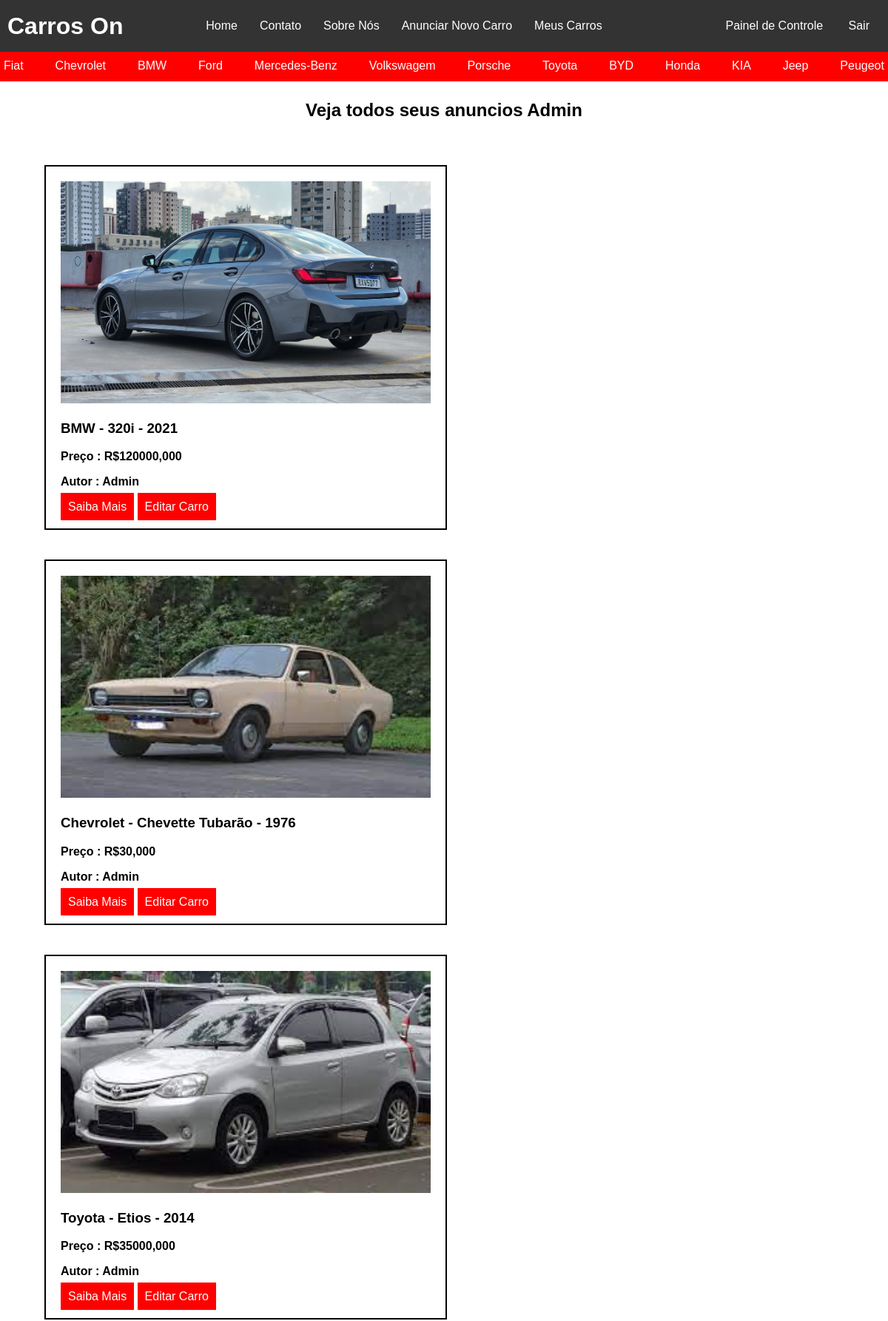
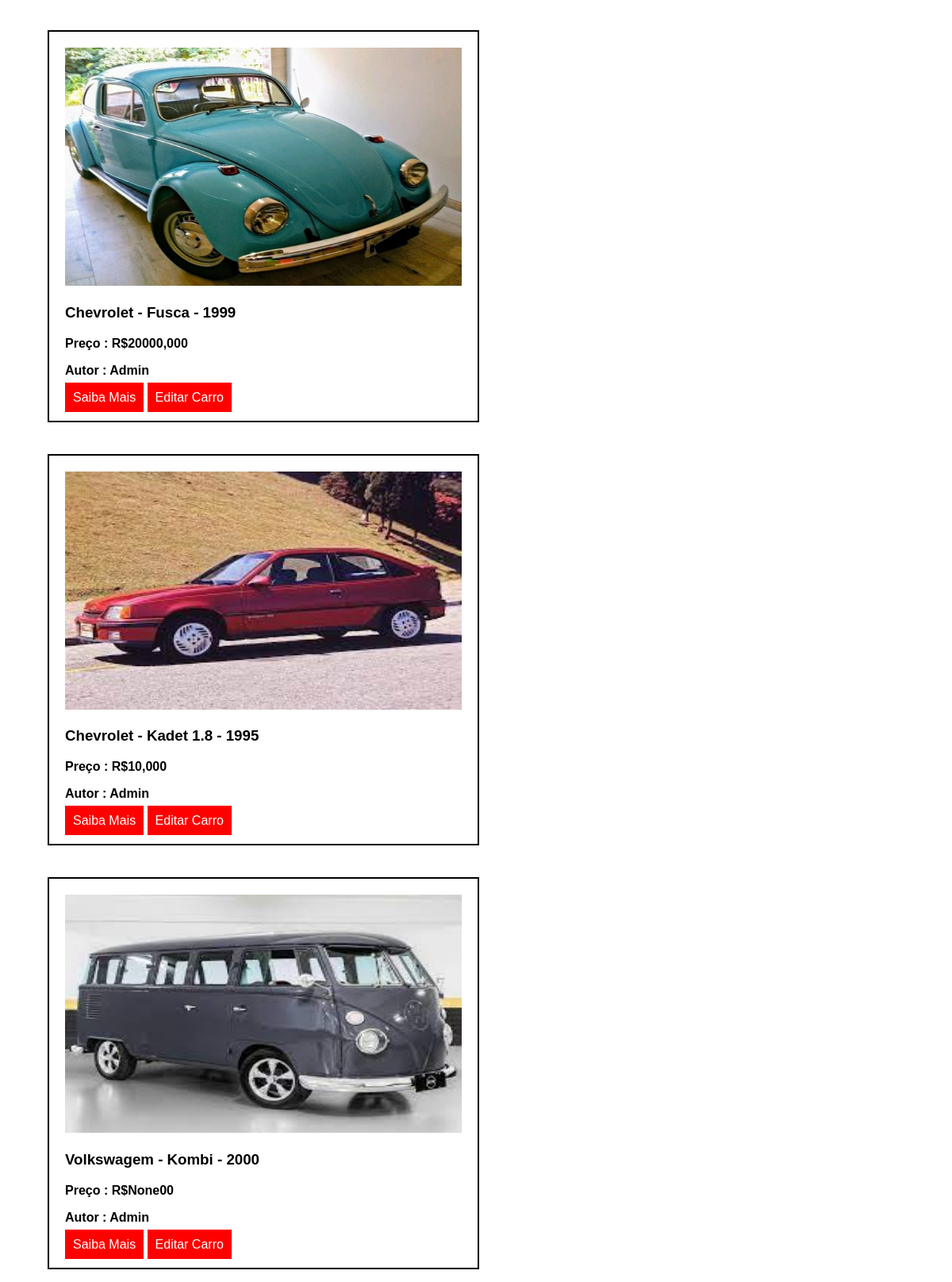
/my_cars/ (signed in, upper part), run on the app's committed database (2 pictures, top to bottom).
### cars/models.py (models this page shows, shortened)
class Brand(models.Model):  # Criacao de um banco de dados para marcas do carro
    id = models.AutoField(primary_key=True)
    name = models.CharField(max_length=200, blank=False, null=False)
    def __str__(self):
        return self.name  # Modificando a representação dos objetos para o atributo name

class Car(models.Model):
    id = models.AutoField(primary_key=True)
    model = models.CharField(max_length=200)
    brand = models.ForeignKey(Brand, on_delete=models.PROTECT, related_name='car_brand')  # Criando um campo de FK ligando a tabela Brand
    factory_year = models.IntegerField(blank=True, null=True)
    model_year = models.IntegerField(blank=True, null=True)
    plate = models.CharField(max_length=10, blank=True, null=True)
    value = models.FloatField(blank=True, null=True)
    photo = models.ImageField(upload_to='cars/', blank=True, null=True)  # Definicao de um campo de imagem e aonde elas serão armazenadas
    autor = models.ForeignKey(User, on_delete=models.PROTECT, related_name='car_user', null=True, editable=False)  # Cria um campo de FK associada ao model padrao do django User
    day_time = models.DateTimeField(default=timezone.now, editable=False, null=True)  # Define um campo de data e hora e estabelece como padrao o dia e a hora atual
    class Meta:
        ordering = ['model']  # Define a ordem que os objetos do model serão recuperados

### cars/views.py (the view)
# urls.py: path('my_cars/', CarsUser.as_view(), name='cars_user'),
class CarsUser(ListView):
    model = Car  # Modelo que a listview é associada
    template_name = 'user_cars.html'  # Template que sera renderizado
    def get_context_data(self, **kwargs):  # Metodo para editar contextos
        context = super().get_context_data(**kwargs)
        user_id = self.request.user.id  # Capturando o id do usuario
        context['cars_by_user'] = Car.objects.filter(autor_id=user_id)  # Criando o contexto cars_by_user que são os objetos do model Car que tem como autor o usuario
        context['car_brands'] = Brand.objects.all()
        return context

### cars/templates/user_cars.html
{% extends 'base.html' %}
{% block content %}
    <main>
    {% if user.is_authenticated %}
        <h2>Veja todos seus anuncios {{ request.user|capfirst }}</h2>
        <section class="conteudo-principal">
            {% if cars_by_user %}
                {% for car in cars_by_user %}
                    <div class="container-carro">
                        <img src="{{ car.photo.url }}" alt="Imagem do Carro" width="500" height="300">
                        <h3>{{ car.brand }} - {{ car.model }} - {{ car.factory_year }}</h3>
                        <p class="preco">Preço : R${{ car.value }}00</p>
                        <p class="preco">Autor : {{ car.autor|capfirst }}</p>
                        <a class="btn-detail-car" href="/">Saiba Mais</a>
                        <a class="btn-detail-car" href="{% url 'update_car' car.id %}">Editar Carro</a>
                    </div>
                {% endfor %}
            {% else %}
                <p class="nenhum-resultado">Nenhum resultado encontrado para essa busca.</p>
            {% endif %}
    {% else %}
        <p> Para acessar essa página,faça login em sua conta.</p>
    {% endif %}
        </section>
    </main>
{% endblock %}

### app/templates/base.html (shortened to what this page needs)
<!DOCTYPE html>
{% load static %}
<html lang="pt-br">
<head>
    {% block styles %}
        <link rel="stylesheet" type="text/css" href="{% static '/css/index.css' %}">
    {% endblock %}
</head>
<body>
    <header>
        <h1 class="titulo">Carros On</h1>
        <nav class="lista-de-navegacao">
           <a class="item-nav" href="/">Home</a>
            <a class="item-nav" href="/">Contato</a>
            <a class="item-nav" href="/">Sobre Nós</a>
            {% if user.is_authenticated %}
                <a class="item-nav" href="/user_register_car">Anunciar Novo Carro</a>
                <a class="item-nav" href="/my_cars">Meus Carros</a>
            {% endif %}
        </nav>
    <ul>
        {% if request.user.is_authenticated %}
            <li class="lista-cabecalho"><a class="item-login" href="/">Painel de Controle</a></li>
            <li class="lista-cabecalho"><a class="item-login" href="/logout">Sair</a></li>
        {% else %}
             <li class="lista-cabecalho"><a class="item-login" href="/login">Entrar</a></li>
            <li class="lista-cabecalho"><a class="item-login" href="/create_user">Cadastrar</a></li>
        {% endif %}
    </ul>
    </header>
    <div class="marcas">
        {% for brand in car_brands %}
            <a class="marca" href="/">{{ brand.name }}</a>
        {% endfor %}
    </div>
    <main>
        {% block content %}
        {% endblock %}
    </main>
</body>
</html>

### static/css/index.css (style rules this page uses)
body { margin: 0; font-family: Arial, sans-serif; display: flex; flex-direction: column; min-height: 100vh; }
header { background-color: #333; padding: 10px; display: flex; justify-content: space-between; align-items: center; }
.titulo { color: white; margin: 0; }
.lista-de-navegacao { display: flex; justify-content: start; }
.item-nav, .item-login { color: white; text-decoration: none; margin: 0 15px; }
.lista-cabecalho { list-style: none; }
ul li { display: inline-block; }
h2 { text-align: center; margin: 25px 0px; }
.conteudo-principal { display: flex; flex-wrap: wrap; margin: 50px; gap: 20px; background-color: white; justify-content: space-between; }
.container-carro { flex: 0 0 100px; padding: 20px; margin: 10px; border: 2px solid black; }
.preco { font-weight: 600; }
.marcas { display: flex; background-color: red; color: white; height: 40px; justify-content: space-between; }
.marca { text-decoration: none; color: white; margin: 10px 5px; }
main { flex: 1; }
.btn-detail-car { text-decoration: none; color: white; background: red; padding: 10px; }

### data on the page
Brand: name "Fiat"
Brand: name "Chevrolet"
Brand: name "BMW"
Brand: name "Ford"
Brand: name "Mercedes-Benz"
Brand: name "Volkswagem"
Brand: name "Porsche"
Brand: name "Toyota"
Brand: name "BYD"
Brand: name "Honda"
Brand: name "KIA"
Brand: name "Jeep"
Brand: name "Peugeot"
Car: photo (picture), brand "BMW", model "320i", factory_year "2021", value "120000,0", autor "Admin"
Car: photo (picture), brand "Chevrolet", model "Chevette Tubarão", factory_year "1976", value "30,0", autor "Admin"
Car: photo (picture), brand "Toyota", model "Etios", factory_year "2014", value "35000,0", autor "Admin"
Car: photo (picture), brand "Chevrolet", model "Fusca", factory_year "1999", value "20000,0", autor "Admin"
Car: photo (picture), brand "Chevrolet", model "Kadet 1.8", factory_year "1995", value "10,0", autor "Admin"
Car: photo (picture), brand "Volkswagem", model "Kombi", factory_year "2000", value "None", autor "Admin"

### other printed values
{{ request.user|capfirst }} "Admin"
